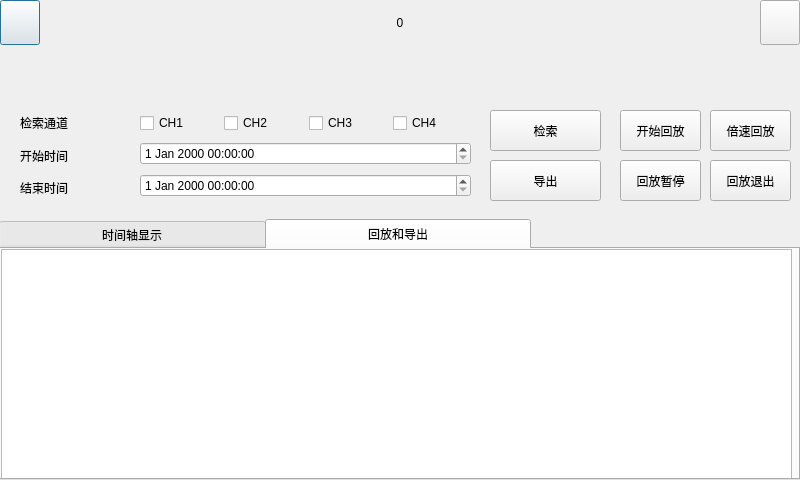
<?xml version="1.0" encoding="UTF-8"?>
<ui version="4.0">
 <class>Search</class>
 <widget class="QDialog" name="Search">
  <property name="geometry">
   <rect>
    <x>0</x>
    <y>0</y>
    <width>800</width>
    <height>480</height>
   </rect>
  </property>
  <property name="windowTitle">
   <string>Dialog</string>
  </property>
  <widget class="QWidget" name="widgetTop" native="true">
   <property name="geometry">
    <rect>
     <x>0</x>
     <y>0</y>
     <width>800</width>
     <height>45</height>
    </rect>
   </property>
   <property name="sizePolicy">
    <sizepolicy hsizetype="Preferred" vsizetype="Preferred">
     <horstretch>0</horstretch>
     <verstretch>0</verstretch>
    </sizepolicy>
   </property>
   <property name="maximumSize">
    <size>
     <width>16777215</width>
     <height>45</height>
    </size>
   </property>
   <layout class="QHBoxLayout" name="horizontalLayout">
    <property name="leftMargin">
     <number>0</number>
    </property>
    <property name="topMargin">
     <number>0</number>
    </property>
    <property name="rightMargin">
     <number>0</number>
    </property>
    <property name="bottomMargin">
     <number>0</number>
    </property>
    <item>
     <widget class="QPushButton" name="btnReturn">
      <property name="sizePolicy">
       <sizepolicy hsizetype="Minimum" vsizetype="Expanding">
        <horstretch>0</horstretch>
        <verstretch>0</verstretch>
       </sizepolicy>
      </property>
      <property name="text">
       <string/>
      </property>
     </widget>
    </item>
    <item>
     <widget class="QLabel" name="labTitle">
      <property name="sizePolicy">
       <sizepolicy hsizetype="Expanding" vsizetype="Preferred">
        <horstretch>0</horstretch>
        <verstretch>0</verstretch>
       </sizepolicy>
      </property>
      <property name="text">
       <string>0</string>
      </property>
      <property name="alignment">
       <set>Qt::AlignCenter</set>
      </property>
     </widget>
    </item>
    <item>
     <widget class="QPushButton" name="btnMsg">
      <property name="sizePolicy">
       <sizepolicy hsizetype="Minimum" vsizetype="Expanding">
        <horstretch>0</horstretch>
        <verstretch>0</verstretch>
       </sizepolicy>
      </property>
      <property name="text">
       <string/>
      </property>
     </widget>
    </item>
   </layout>
  </widget>
  <widget class="QWidget" name="verticalLayoutWidget">
   <property name="geometry">
    <rect>
     <x>20</x>
     <y>110</y>
     <width>121</width>
     <height>91</height>
    </rect>
   </property>
   <layout class="QVBoxLayout" name="verticalLayout">
    <item>
     <widget class="QLabel" name="label_3">
      <property name="text">
       <string>检索通道</string>
      </property>
     </widget>
    </item>
    <item>
     <widget class="QLabel" name="label_1">
      <property name="text">
       <string>开始时间</string>
      </property>
     </widget>
    </item>
    <item>
     <widget class="QLabel" name="label_2">
      <property name="text">
       <string>结束时间</string>
      </property>
     </widget>
    </item>
   </layout>
  </widget>
  <widget class="QWidget" name="gridLayoutWidget">
   <property name="geometry">
    <rect>
     <x>140</x>
     <y>110</y>
     <width>331</width>
     <height>91</height>
    </rect>
   </property>
   <layout class="QGridLayout" name="gridLayout">
    <item row="1" column="0">
     <widget class="QDateTimeEdit" name="dateTimeEdit"/>
    </item>
    <item row="2" column="0">
     <widget class="QDateTimeEdit" name="dateTimeEdit_2"/>
    </item>
    <item row="0" column="0">
     <layout class="QHBoxLayout" name="horizontalLayout_2">
      <item>
       <widget class="QCheckBox" name="checkBox_1">
        <property name="text">
         <string>CH1</string>
        </property>
       </widget>
      </item>
      <item>
       <widget class="QCheckBox" name="checkBox_2">
        <property name="text">
         <string>CH2</string>
        </property>
       </widget>
      </item>
      <item>
       <widget class="QCheckBox" name="checkBox_3">
        <property name="text">
         <string>CH3</string>
        </property>
       </widget>
      </item>
      <item>
       <widget class="QCheckBox" name="checkBox_4">
        <property name="text">
         <string>CH4</string>
        </property>
       </widget>
      </item>
     </layout>
    </item>
   </layout>
  </widget>
  <widget class="QWidget" name="verticalLayoutWidget_2">
   <property name="geometry">
    <rect>
     <x>-1</x>
     <y>219</y>
     <width>801</width>
     <height>261</height>
    </rect>
   </property>
   <layout class="QVBoxLayout" name="verticalLayout_2">
    <item>
     <widget class="QTabWidget" name="tabWidget">
      <property name="styleSheet">
       <string notr="true">QTabBar::tab{width:266}

QTabBar::tab{height:30}</string>
      </property>
      <property name="currentIndex">
       <number>1</number>
      </property>
      <widget class="QWidget" name="PlayBack">
       <attribute name="title">
        <string>时间轴显示</string>
       </attribute>
      </widget>
      <widget class="QWidget" name="Download">
       <attribute name="title">
        <string>回放和导出</string>
       </attribute>
       <widget class="QTableWidget" name="SearchResult">
        <property name="geometry">
         <rect>
          <x>0</x>
          <y>0</y>
          <width>791</width>
          <height>231</height>
         </rect>
        </property>
       </widget>
      </widget>
     </widget>
    </item>
   </layout>
  </widget>
  <widget class="QPushButton" name="SearchButton">
   <property name="geometry">
    <rect>
     <x>490</x>
     <y>110</y>
     <width>111</width>
     <height>41</height>
    </rect>
   </property>
   <property name="text">
    <string>检索</string>
   </property>
  </widget>
  <widget class="QPushButton" name="DownlodButton">
   <property name="geometry">
    <rect>
     <x>490</x>
     <y>160</y>
     <width>111</width>
     <height>41</height>
    </rect>
   </property>
   <property name="text">
    <string>导出</string>
   </property>
  </widget>
  <widget class="QPushButton" name="PlayBackButton">
   <property name="geometry">
    <rect>
     <x>620</x>
     <y>110</y>
     <width>81</width>
     <height>41</height>
    </rect>
   </property>
   <property name="text">
    <string>开始回放</string>
   </property>
  </widget>
  <widget class="QPushButton" name="PlayBackDubleSpeed">
   <property name="geometry">
    <rect>
     <x>710</x>
     <y>110</y>
     <width>81</width>
     <height>41</height>
    </rect>
   </property>
   <property name="text">
    <string>倍速回放</string>
   </property>
  </widget>
  <widget class="QPushButton" name="PlayBackPause">
   <property name="geometry">
    <rect>
     <x>620</x>
     <y>160</y>
     <width>81</width>
     <height>41</height>
    </rect>
   </property>
   <property name="text">
    <string>回放暂停</string>
   </property>
  </widget>
  <widget class="QPushButton" name="PlayBackExit">
   <property name="geometry">
    <rect>
     <x>710</x>
     <y>160</y>
     <width>81</width>
     <height>41</height>
    </rect>
   </property>
   <property name="text">
    <string>回放退出</string>
   </property>
  </widget>
 </widget>
 <resources/>
 <connections/>
</ui>
